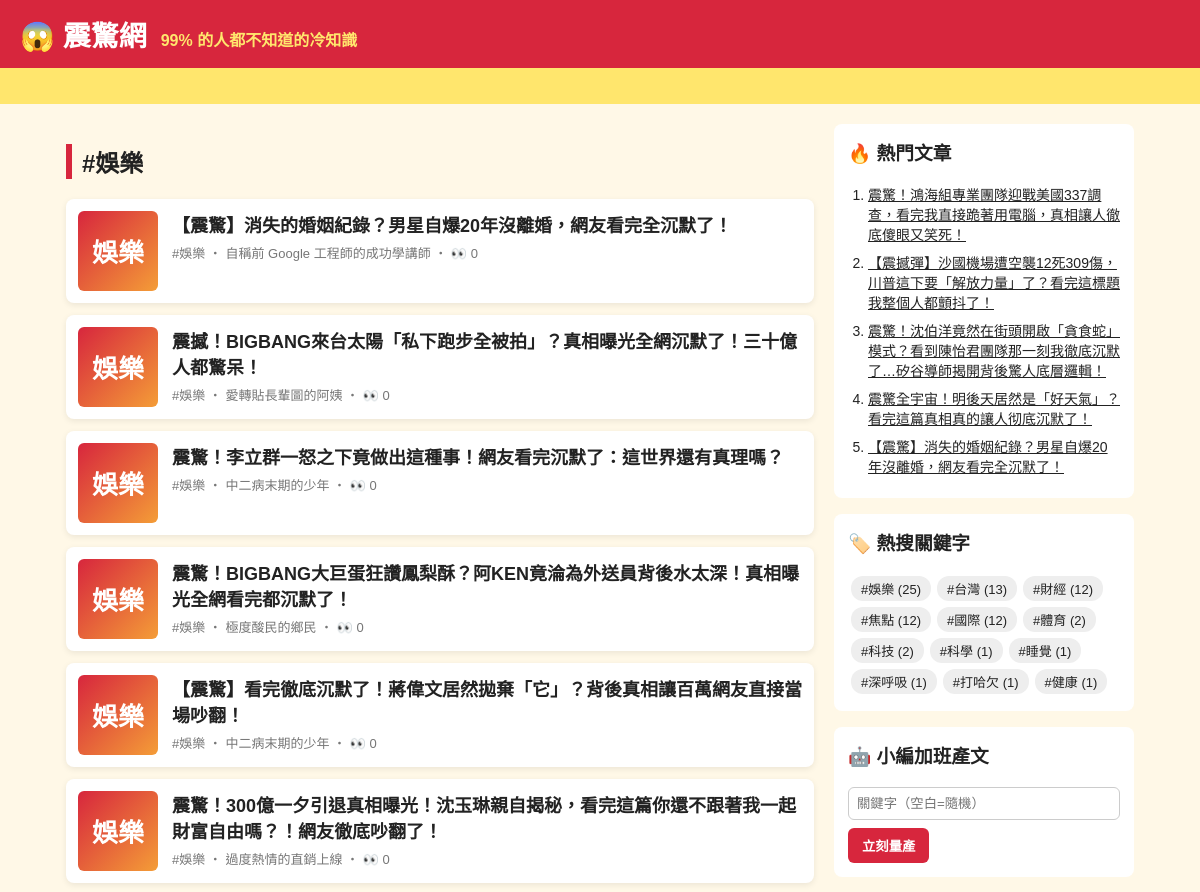
/tag/娛樂/ (upper part), run on an earlier commit of the app's database.
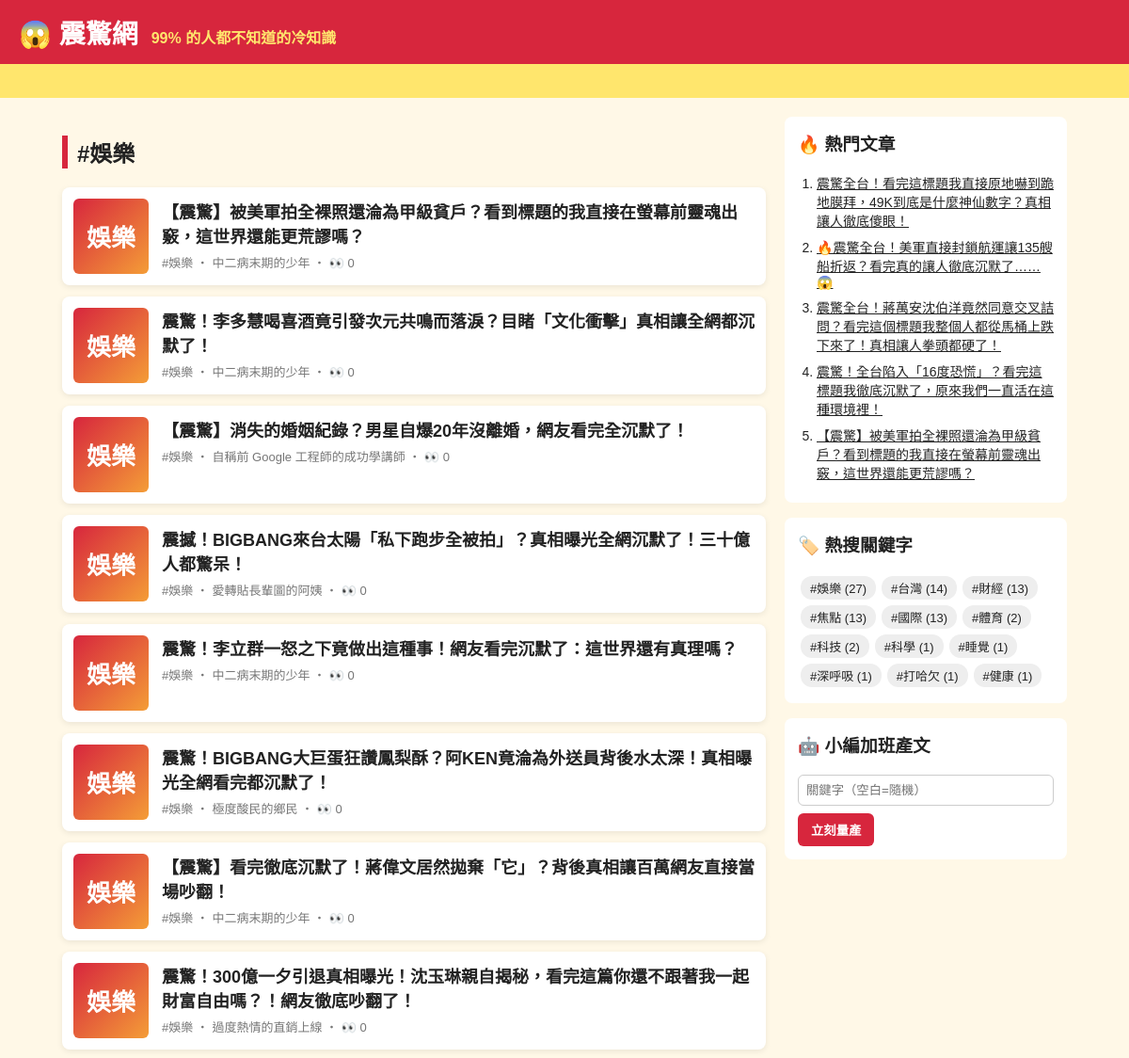
And on a later commit of the database.
### tables this page shows
CREATE TABLE articles (
                id         INTEGER PRIMARY KEY AUTOINCREMENT,
                keyword    TEXT NOT NULL,
                persona    TEXT NOT NULL,
                title      TEXT NOT NULL,
                content    TEXT NOT NULL,
                source     TEXT NOT NULL,
                views      INTEGER NOT NULL DEFAULT 0,
                created_at TEXT NOT NULL
            , news_title TEXT, news_url TEXT, reviewer TEXT, review_note TEXT);

### app.py (the view)
@app.route("/tag/<keyword>/")
def tag(keyword):
    return render_template("index.html", articles=db.list_articles(keyword=keyword), heading=f"#{keyword}")

### app.py (called while the page is built)
@app.context_processor
def sidebar():
    return {"hot": db.hot_articles(), "tags": db.keywords(), "static_site": app.config["STATIC_SITE"]}

### db.py (called while the page is built)
def connect():
    conn = sqlite3.connect(DB_PATH)
    conn.row_factory = sqlite3.Row
    return conn

def list_articles(limit=50, keyword=None):
    with connect() as conn:
        if keyword:
            return conn.execute(
                "SELECT * FROM articles WHERE keyword = ? ORDER BY id DESC LIMIT ?", (keyword, limit)
            ).fetchall()
        return conn.execute("SELECT * FROM articles ORDER BY id DESC LIMIT ?", (limit,)).fetchall()

def hot_articles(limit=5):
    with connect() as conn:
        return conn.execute("SELECT * FROM articles ORDER BY views DESC, id DESC LIMIT ?", (limit,)).fetchall()

def keywords():
    with connect() as conn:
        return conn.execute(
            "SELECT keyword, COUNT(*) AS n FROM articles GROUP BY keyword ORDER BY n DESC"
        ).fetchall()

### templates/index.html
{% extends "base.html" %}
{% block content %}
<h2 class="heading">{{ heading }}</h2>
{% for a in articles %}
  <a class="card" href="{{ url_for('article', article_id=a.id) }}">
    <div class="thumb">{{ a.keyword[:2] }}</div>
    <div>
      <h3>{{ a.title }}</h3>
      <p class="meta">#{{ a.keyword }} ‧ {{ a.persona }}{% if not static_site %} ‧ 👀 {{ a.views }}{% endif %}</p>
    </div>
  </a>
{% else %}
  <p class="empty">還沒有文章。執行 <code>python generator.py -n 5</code> 或用右邊按鈕開始量產。</p>
{% endfor %}
{% endblock %}

### templates/base.html (shortened to what this page needs)
<!doctype html>
<html lang="zh-Hant">
<head>
  <link rel="stylesheet" href="{{ url_for('static', filename='style.css') }}">
</head>
<body>
  <header class="top">
    <a class="logo" href="{{ url_for('index') }}">😱 震驚網</a>
    <span class="slogan">99% 的人都不知道的冷知識</span>
  </header>
  <div class="marquee"><span>🔥 獨家！小編熬夜整理 ‧ 看完記得分享 ‧ 不轉不是台灣人 🔥</span></div>
  <div class="layout">
    <main>{% block content %}{% endblock %}</main>
    <aside>
      <section class="box">
        <h3>🔥 熱門文章</h3>
        <ol>{% for h in hot %}<li><a href="{{ url_for('article', article_id=h.id) }}">{{ h.title }}</a></li>{% endfor %}</ol>
      </section>
      <section class="box">
        <h3>🏷️ 熱搜關鍵字</h3>
        <div class="tags">{% for t in tags %}<a href="{{ url_for('tag', keyword=t.keyword) }}">#{{ t.keyword }} ({{ t.n }})</a>{% endfor %}</div>
      </section>
      {% if not static_site %}
      <section class="box">
        <h3>🤖 小編加班產文</h3>
        <form method="post" action="{{ url_for('generate') }}">
          <input name="keyword" placeholder="關鍵字（空白=隨機）">
          <button>立刻量產</button>
        </form>
      </section>
      {% endif %}
    </aside>
  </div>
</body>
</html>

What changed in the data, as far as the page shows it:
no longer on one of the page's lists (row unchanged): articles: title "【震驚】消失的婚姻紀錄？男星自爆20年沒離婚，網友看完全沉默了！"
no longer on this page (row unchanged): articles: title "震驚！鴻海組專業團隊迎戰美國337調查，看完我直接跪著用電腦，真相讓人徹底傻眼又笑死！", shown under "🔥 熱門文章"
no longer on this page (row unchanged): articles: title "【震撼彈】沙國機場遭空襲12死309傷，川普這下要「解放力量」了？看完這標題我整個人都顫抖了！", shown under "🔥 熱門文章"
no longer on this page (row unchanged): articles: title "震驚！沈伯洋竟然在街頭開啟「貪食蛇」模式？看到陳怡君團隊那一刻我徹底沉默了…矽谷導師揭開背後驚人底層邏輯！", shown under "🔥 熱門文章"
no longer on this page (row unchanged): articles: title "震驚全宇宙！明後天居然是「好天氣」？看完這篇真相真的讓人彻底沉默了！", shown under "🔥 熱門文章"
added articles: keyword "娛樂", title "【震驚】被美軍拍全裸照還淪為甲級貧戶？看到標題的我直接在螢幕前靈魂出竅，這世界還能更荒謬嗎？", persona "中二病末期的少年", views "0"
added articles: keyword "娛樂", title "震驚！李多慧喝喜酒竟引發次元共鳴而落淚？目睹「文化衝擊」真相讓全網都沉默了！", persona "中二病末期的少年", views "0", shown under "#娛樂"
added articles: title "震驚全台！看完這標題我直接原地嚇到跪地膜拜，49K到底是什麼神仙數字？真相讓人徹底傻眼！", shown under "🔥 熱門文章"
added articles: title "🔥震驚全台！美軍直接封鎖航運讓135艘船折返？看完真的讓人徹底沉默了……😱", shown under "🔥 熱門文章"
added articles: title "震驚全台！蔣萬安沈伯洋竟然同意交叉詰問？看完這個標題我整個人都從馬桶上跌下來了！真相讓人拳頭都硬了！", shown under "🔥 熱門文章"
added articles: title "震驚！全台陷入「16度恐慌」？看完這標題我徹底沉默了，原來我們一直活在這種環境裡！", shown under "🔥 熱門文章"
Also different on the page:
new list line: "# 娛樂 ( 27 )"
new list line: "# 台灣 ( 14 )"
new list line: "# 財經 ( 13 )"
new list line: "# 焦點 ( 13 )"
new list line: "# 國際 ( 13 )"
list line gone: "# 娛樂 ( 25 )"
list line gone: "# 台灣 ( 13 )"
list line gone: "# 財經 ( 12 )"
list line gone: "# 焦點 ( 12 )"
list line gone: "# 國際 ( 12 )"
